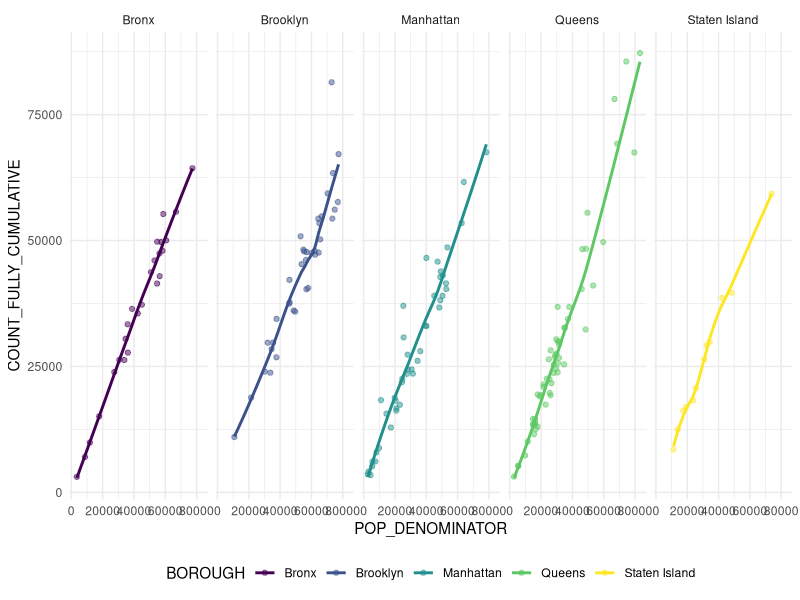
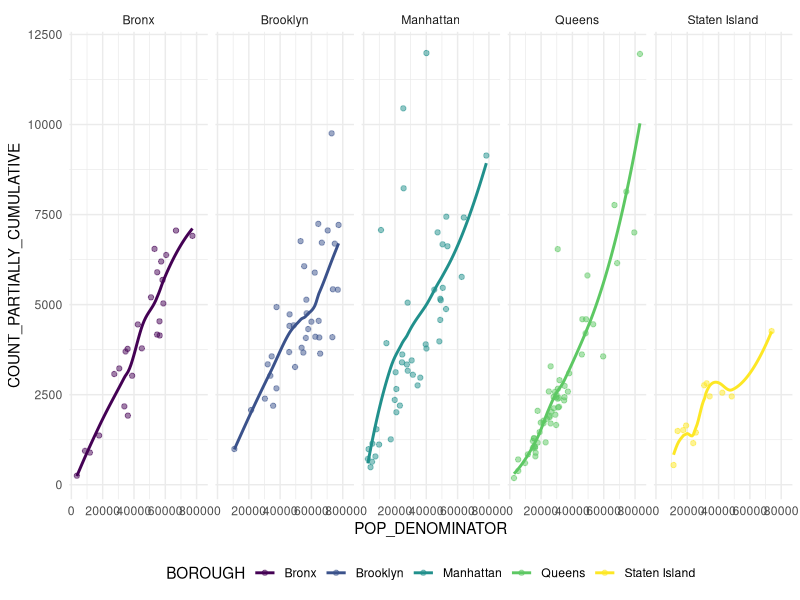
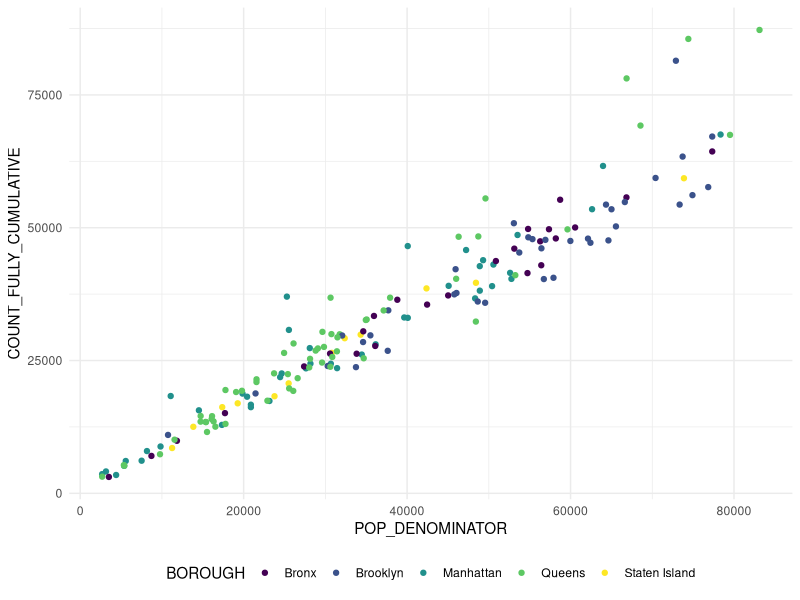
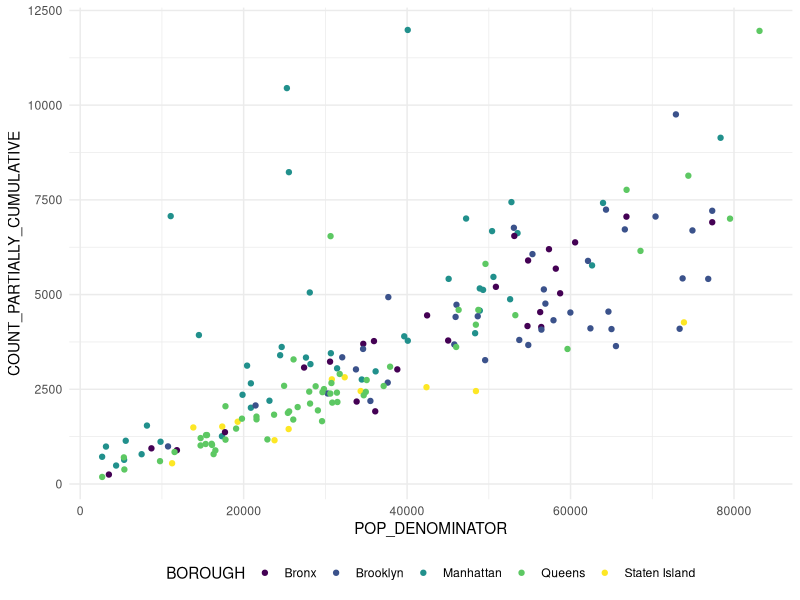
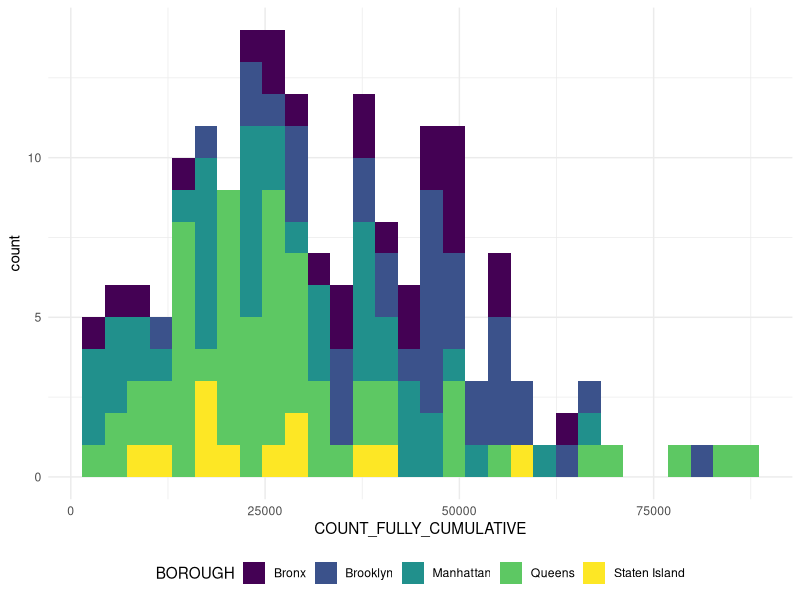
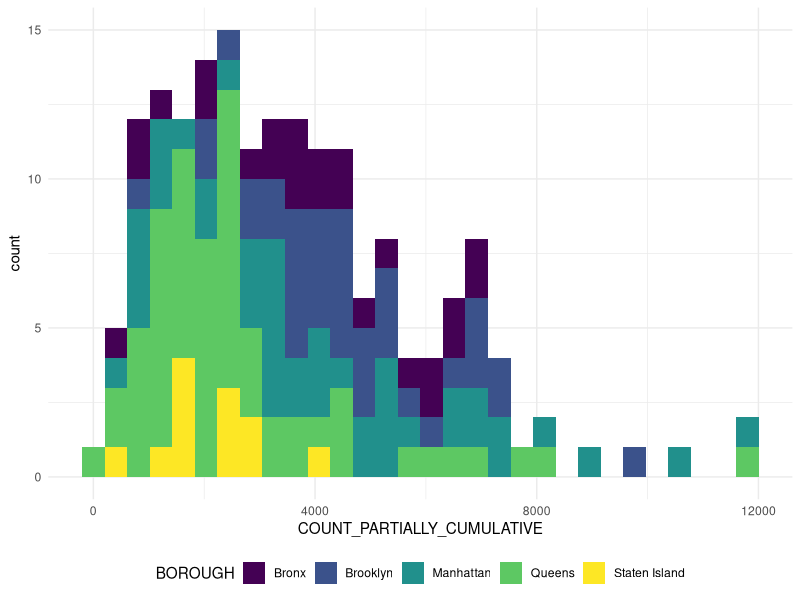
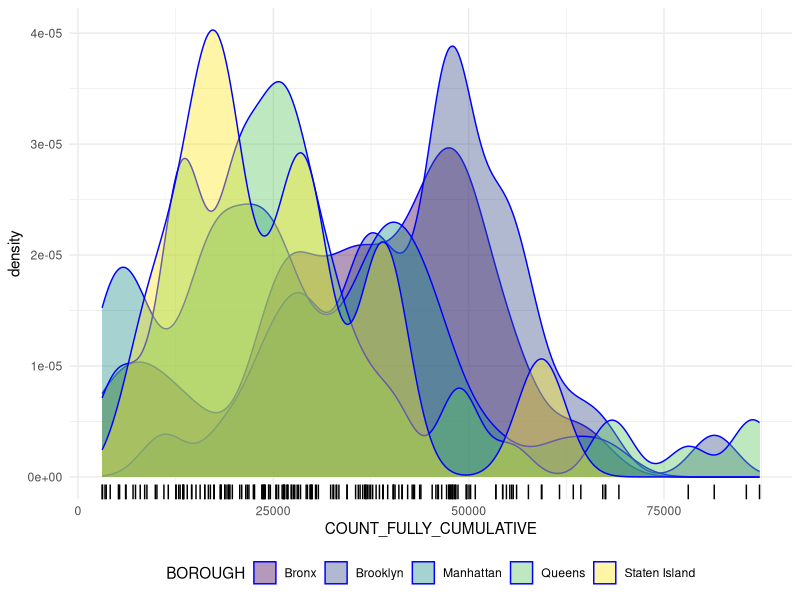
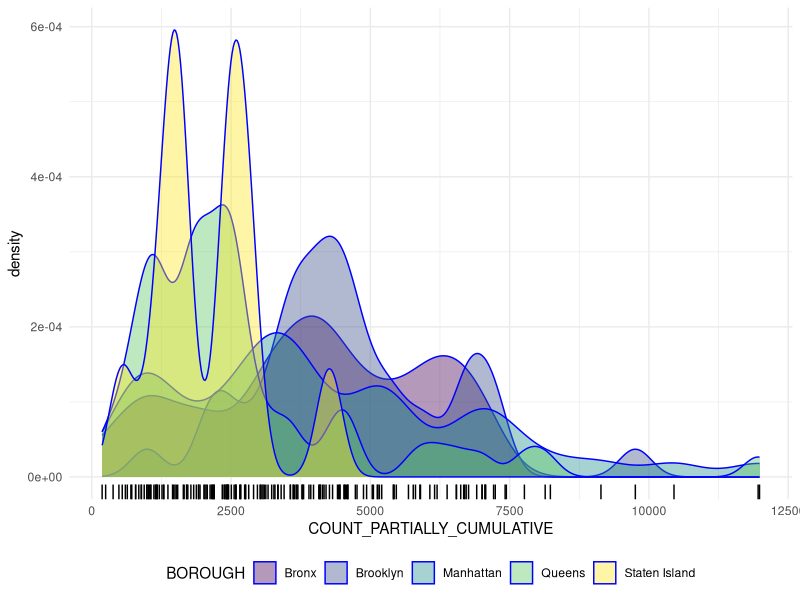

Write R code to recreate these figures, in order.
## ---- chunk 1
library (tidyverse)
library (readxl)
knitr::opts_chunk$set(
	echo = TRUE,
	warning = FALSE,
	fig.width = 8, 
  fig.height = 6,
  out.width = "90%"
)
theme_set(theme_minimal() + theme(legend.position = "bottom"))
options(
  ggplot2.continuous.colour = "viridis",
  ggplot2.continuous.fill = "viridis"
)
scale_colour_discrete = scale_colour_viridis_d
scale_fill_discrete = scale_fill_viridis_d

vaccine_coverage_df = read_csv(file = "./data/coverage_by_modzcta_adults.csv")

## ---- chunk 2
ggplot(vaccine_coverage_df,aes (x = POP_DENOMINATOR, y = COUNT_FULLY_CUMULATIVE, color = BOROUGH)) + geom_point(alpha = .5) +
  geom_smooth(se = FALSE) + 
  facet_grid(. ~ BOROUGH)

ggplot(vaccine_coverage_df,aes (x = POP_DENOMINATOR, y = COUNT_PARTIALLY_CUMULATIVE, color = BOROUGH)) + geom_point(alpha = .5) +
  geom_smooth(se = FALSE) + 
  facet_grid(. ~ BOROUGH)

## ---- chunk 3
ggplot(vaccine_coverage_df,aes (x = POP_DENOMINATOR, y = COUNT_FULLY_CUMULATIVE, color = BOROUGH)) + geom_point()

ggplot(vaccine_coverage_df,aes (x = POP_DENOMINATOR, y = COUNT_PARTIALLY_CUMULATIVE, color = BOROUGH)) + geom_point()


ggplot(vaccine_coverage_df,aes (x = COUNT_FULLY_CUMULATIVE, fill = BOROUGH)) + geom_histogram()

ggplot(vaccine_coverage_df,aes (x = COUNT_PARTIALLY_CUMULATIVE, fill = BOROUGH)) + geom_histogram()

## ---- chunk 4
ggplot(vaccine_coverage_df, aes(x = COUNT_FULLY_CUMULATIVE, fill = BOROUGH)) + 
  geom_density(alpha = .4, adjust = .5, color = "blue") + geom_rug()

ggplot(vaccine_coverage_df, aes(x = COUNT_PARTIALLY_CUMULATIVE, fill = BOROUGH)) + 
  geom_density(alpha = .4, adjust = .5, color = "blue") + geom_rug()

## ---- chunk 5
ggplot(vaccine_coverage_df,aes (x = POP_DENOMINATOR, y = COUNT_ADDITIONAL_CUMULATIVE, color = BOROUGH)) + geom_point(alpha = .5) +
  geom_smooth(se = FALSE) + 
  facet_grid(. ~ BOROUGH)

ggplot(vaccine_coverage_df,aes (x = POP_DENOMINATOR, y = COUNT_ADDITIONAL_CUMULATIVE, color = BOROUGH)) + geom_point()

ggplot(vaccine_coverage_df,aes (x = COUNT_ADDITIONAL_CUMULATIVE, fill = BOROUGH)) + geom_histogram()

ggplot(vaccine_coverage_df, aes(x = COUNT_ADDITIONAL_CUMULATIVE, fill = BOROUGH)) + 
  geom_density(alpha = .4, adjust = .5, color = "blue")+ geom_rug()

